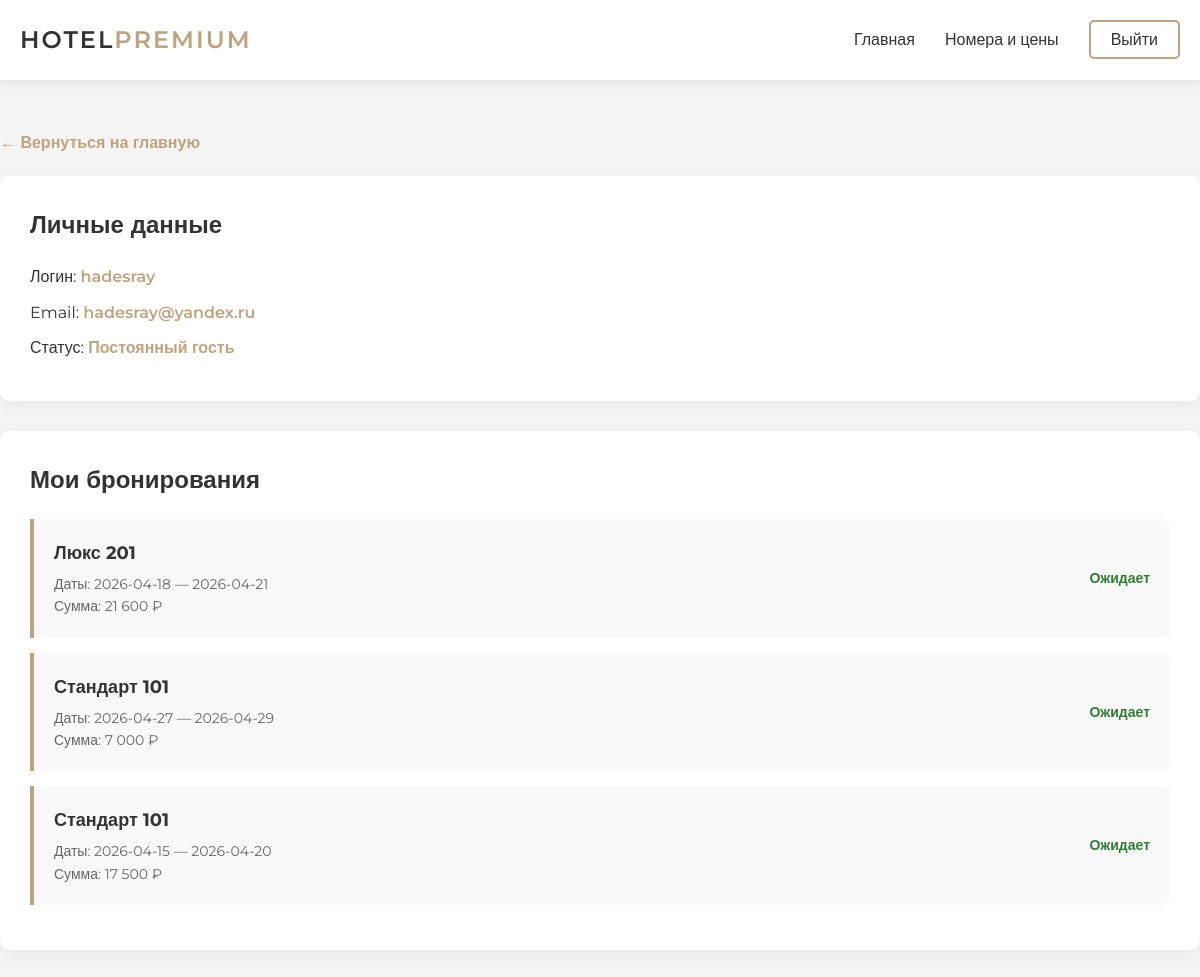
Before: /profile.php (signed in) with the older database file.
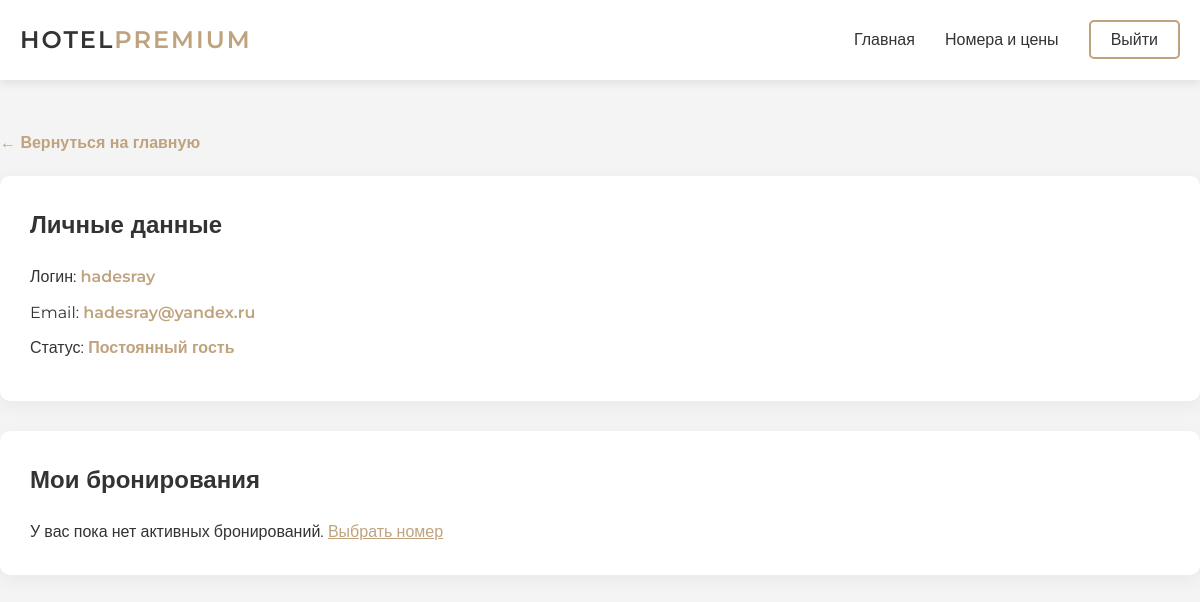
After: the same page with the newer database file.
### tables this page shows
CREATE TABLE IF NOT EXISTS `bookings` (
  `id` int(11) NOT NULL AUTO_INCREMENT,
  `guest_name` varchar(100) DEFAULT NULL,
  `room_id` int(11) DEFAULT NULL,
  `check_in` date DEFAULT NULL,
  `check_out` date DEFAULT NULL,
  `payment_status` enum('Оплачено','Ожидает','Отменено') DEFAULT 'Ожидает',
  `user_id` int(11) DEFAULT NULL,
  `total_price` decimal(10,2) DEFAULT NULL,
  PRIMARY KEY (`id`),
  KEY `room_id` (`room_id`),
  KEY `user_id` (`user_id`)
);

CREATE TABLE IF NOT EXISTS `rooms` (
  `id` int(11) NOT NULL AUTO_INCREMENT,
  `name` varchar(100) DEFAULT NULL,
  `price` decimal(10,2) DEFAULT NULL,
  `status` enum('active','repair') DEFAULT 'active',
  `description` text DEFAULT NULL,
  `max_guests` int(11) DEFAULT 2,
  `image_url` varchar(255) DEFAULT NULL,
  PRIMARY KEY (`id`)
);

### profile.php (the view, shortened to what this page needs)
<?php
require_once 'db.php';
$user_id = $_SESSION['user_id'];
$stmt = $pdo->prepare("SELECT * FROM users WHERE id = ?");
$stmt->execute([$user_id]);
$user = $stmt->fetch();
$stmt = $pdo->prepare("
    SELECT b.*, r.name as room_name, r.price
    FROM bookings b
    JOIN rooms r ON b.room_id = r.id
    WHERE b.user_id = ? AND b.payment_status != 'Отменено'
    ORDER BY b.id DESC
");
$stmt->execute([$user_id]);
$my_bookings = $stmt->fetchAll();
?>
<!DOCTYPE html>
<html lang="ru">
<head>
    <link rel="stylesheet" href="style/main.css">
</head>
<body style="background: #f4f4f4;">
    <header class="header">
        <div class="container">
            <div class="logo">HOTEL<span>PREMIUM</span></div>
            <nav class="nav">
                <ul>
                    <li><a href="index.php">Главная</a></li>
                    <li><a href="rooms.php">Номера и цены</a></li>
                    <li><a href="logout.php" class="btn-login">Выйти</a></li>
                </ul>
            </nav>
        </div>
    </header>
    <div class="container profile-container">
        <div class="nav-links">
            <a href="index.php">← Вернуться на главную</a>
        </div>
        <div class="profile-card">
            <h2>Личные данные</h2>
            <div class="user-info">
                <p>Логин: <span><?= htmlspecialchars($user['username']) ?></span></p>
                <p>Email: <span><?= htmlspecialchars($user['email']) ?></span></p>
                <p>Статус: <span>Постоянный гость</span></p>
            </div>
        </div>
        <div class="profile-card">
            <h2>Мои бронирования</h2>
            <?php if (empty($my_bookings)): ?>
                <p>У вас пока нет активных бронирований. <a href="rooms.php" style="color:#bfa37e;">Выбрать номер</a></p>
            <?php else: ?>
                <?php foreach($my_bookings as $booking): ?>
                    <div class="booking-item">
                        <div class="booking-details">
                            <h4><?= htmlspecialchars($booking['room_name']) ?></h4>
                            <p>Даты: <?= $booking['check_in'] ?> — <?= $booking['check_out'] ?></p>
                            <p>Сумма: <?= number_format($booking['total_price'], 0, '.', ' ') ?> ₽</p>
                        </div>
                        <div class="booking-status">
                            <?= $booking['payment_status'] ?>
                        </div>
                    </div>
                <?php endforeach; ?>
            <?php endif; ?>
        </div>
    </div>
</body>
</html>

Changed rows visible on the page:
no longer on this page (row edited): bookings: room.name "Люкс 201", check_in "2026-04-18", check_out "2026-04-21", total_price "21 600", payment_status "Ожидает"
no longer on this page (row edited): bookings: room.name "Стандарт 101", check_in "2026-04-27", check_out "2026-04-29", total_price "7 000", payment_status "Ожидает"
no longer on this page (row edited): bookings: room.name "Стандарт 101", check_in "2026-04-15", check_out "2026-04-20", total_price "17 500", payment_status "Ожидает"
Other visible differences:
text now shown: "У вас пока нет активных бронирований. Выбрать номер"
